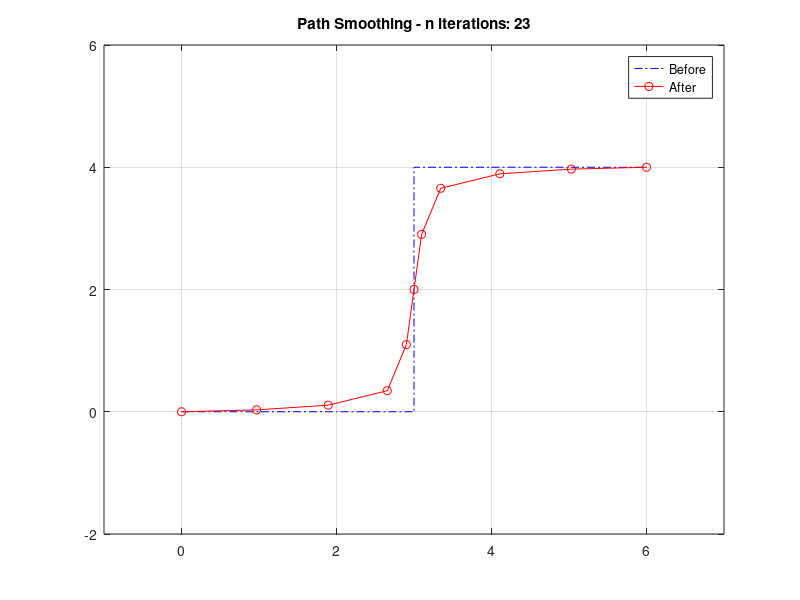

MATLAB code for this plot:
function PathSmoothingSample()
%PathSmoothingSample() パス平滑化用MATLABサンプルコード
%
% Author: Atsushi Sakai
% https://github.com/AtsushiSakai/MATLABRobotics/blob/master/PathPlanning/PathSmoothing/PathSmoothingSample.m
% Reference:MATLABよる経路平滑化(Path Smoothing)プログラム - 
%           http://d.hatena.ne.jp/meison_amsl/20140510/1399694663
%
% Copyright (c) 2014, Atsushi Sakai
% All rights reserved.
% License : Modified BSD Software License Agreement
clear all;
close all;

%スムージング前のパス
path=[0 0;
      1 0;
      2 0;
      3 0
      3 1
      3 2
      3 3
      3 4
      4 4
      5 4
      6 4];
  
[optPath,n]=PathSmoothing(path);
  
plot(path(:,1),path(:,2),'-.b');hold on;
plot(optPath(:,1),optPath(:,2),'-or');hold on;
axis([-1 7 -2 6])
legend('Before','After');
title(['Path Smoothing - n iterations: ',num2str(n)]);
grid on;

end

function [optPath,n]=PathSmoothing(path)
optPath=path;%元のパスをコピー

%平準化パラメータ
alpha=0.5;
beta=0.2;

torelance=0.00001;%パスの変化量の閾値(変化量がこの値以下の時平滑化を終了)
change=torelance;%パスの位置の変化量
n = 1
while change>=torelance 
    change=0;%初期化
    for ip=2:(length(path(:,1))-1) %始点と終点は固定
        prePath=optPath(ip,:);%変化量計測用
        optPath(ip,:)=optPath(ip,:)-alpha*(optPath(ip,:)-path(ip,:));
        optPath(ip,:)=optPath(ip,:)-beta*(2*optPath(ip,:)-optPath(ip-1,:)-optPath(ip+1,:));
        change=change+norm(optPath(ip,:)-prePath);
    end
    n = n + 1;
end

end